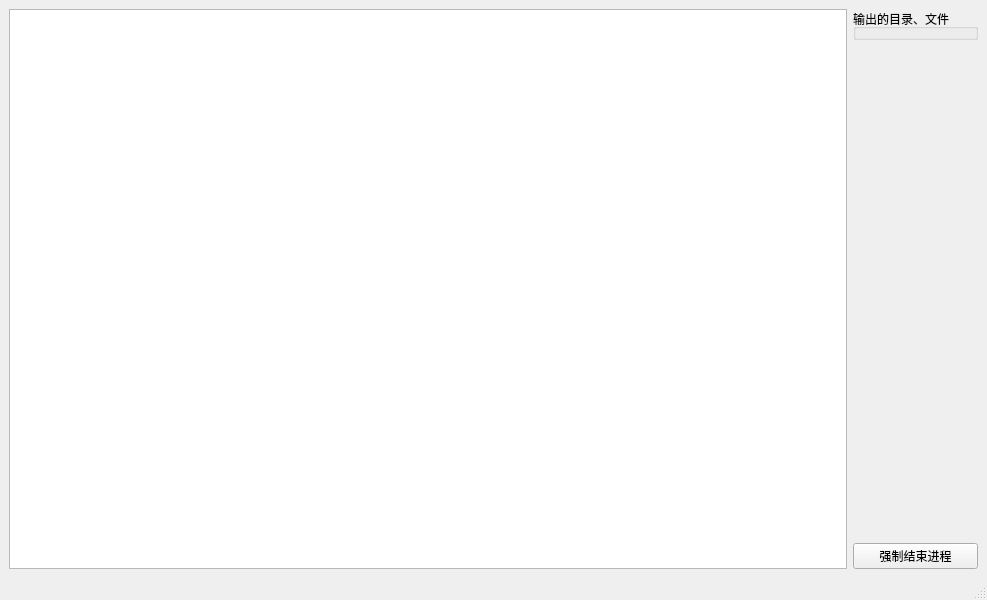
<?xml version="1.0" encoding="UTF-8"?>
<ui version="4.0">
 <class>ExecuteWindow</class>
 <widget class="QMainWindow" name="ExecuteWindow">
  <property name="geometry">
   <rect>
    <x>0</x>
    <y>0</y>
    <width>987</width>
    <height>600</height>
   </rect>
  </property>
  <property name="windowTitle">
   <string>MainWindow</string>
  </property>
  <widget class="QWidget" name="centralwidget">
   <layout class="QHBoxLayout" name="horizontalLayout">
    <item>
     <widget class="QPlainTextEdit" name="plainTextEdit">
      <property name="undoRedoEnabled">
       <bool>false</bool>
      </property>
      <property name="readOnly">
       <bool>true</bool>
      </property>
     </widget>
    </item>
    <item>
     <layout class="QVBoxLayout" name="verticalLayout">
      <property name="spacing">
       <number>0</number>
      </property>
      <item>
       <widget class="QGroupBox" name="outputGroupBox">
        <property name="title">
         <string>输出的目录、文件</string>
        </property>
       </widget>
      </item>
      <item>
       <spacer name="verticalSpacer">
        <property name="orientation">
         <enum>Qt::Vertical</enum>
        </property>
        <property name="sizeHint" stdset="0">
         <size>
          <width>20</width>
          <height>40</height>
         </size>
        </property>
       </spacer>
      </item>
      <item>
       <widget class="QPushButton" name="killButton">
        <property name="text">
         <string>强制结束进程</string>
        </property>
       </widget>
      </item>
     </layout>
    </item>
   </layout>
  </widget>
  <widget class="QMenuBar" name="menubar">
   <property name="geometry">
    <rect>
     <x>0</x>
     <y>0</y>
     <width>987</width>
     <height>22</height>
    </rect>
   </property>
  </widget>
  <widget class="QStatusBar" name="statusbar"/>
 </widget>
 <resources/>
 <connections/>
</ui>
